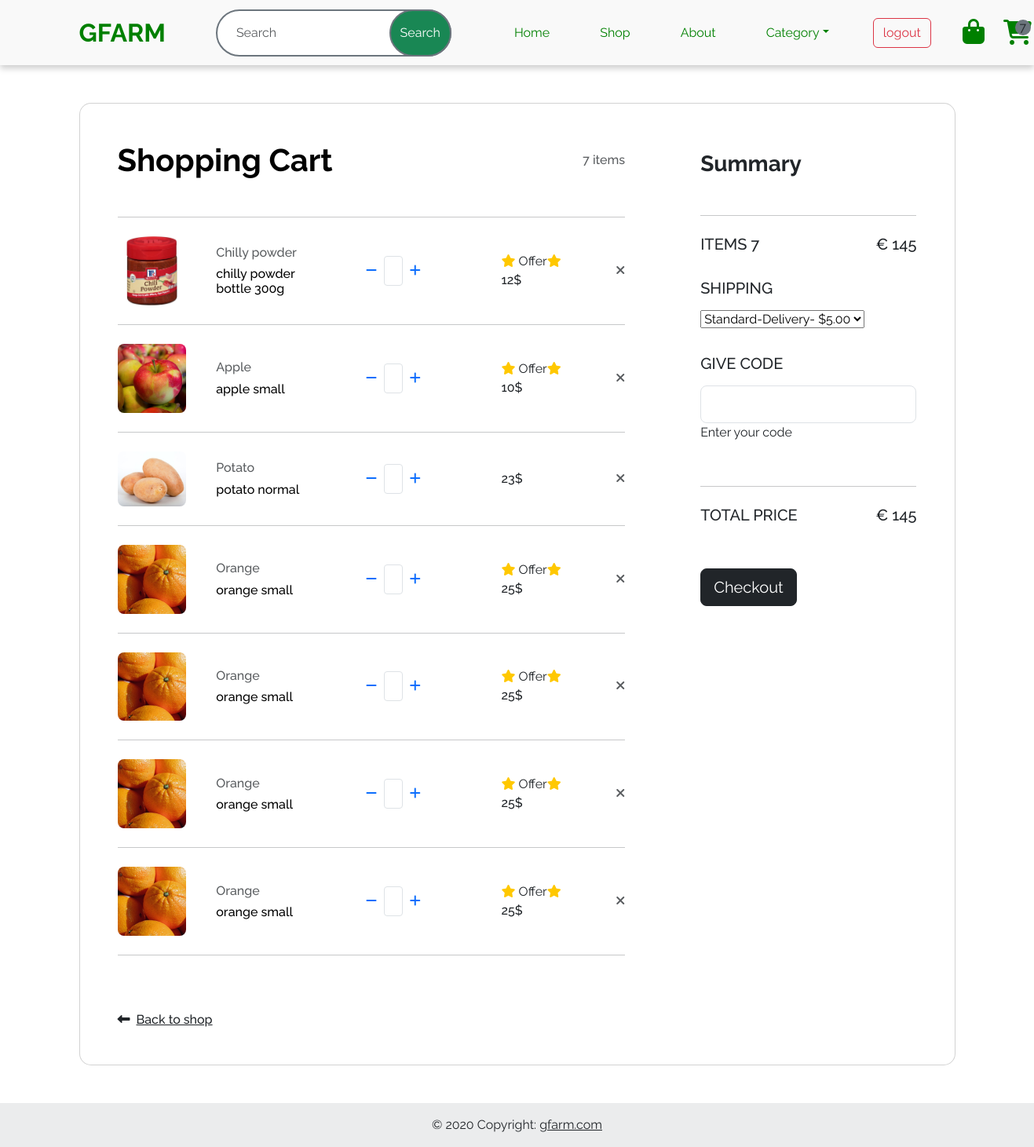
Page /user/cart/ (signed in) on the committed database.
### account/models.py (models this page shows, shortened)
class Cart(models.Model):
    products = models.ForeignKey(Products,on_delete=models.CASCADE,related_name='prod')
    date=models.DateField(auto_now_add=True)
    user = models.ForeignKey(User,on_delete=models.CASCADE)
    status = models.CharField(max_length=100,default='added')

class Products(models.Model):
    title = models.CharField(max_length=50)
    description = models.CharField(max_length=50)
    price = models.IntegerField()
    image = models.ImageField(upload_to='product_images')
    options=(
        ('Vegetables','Vegetables'),
        ('Fruits','Fruits'),
        ('Diary','Diary'),
        ('Spices','Spices'),
    )
    category = models.CharField(max_length=100,choices = options)
    stock = models.IntegerField()
    is_offer = models.BooleanField(default=False,null=True)
    offer_price = models.IntegerField(null=True)

### user/views.py (the view)
# urls.py: path('cart/', views.CartlistView.as_view(),name='cart'),
@method_decorator(dec,name='dispatch')
class CartlistView(ListView):
    template_name="cart.html"
    queryset=Cart.objects.all()
    context_object_name="cart"
    def get_context_data(self, **kwargs: Any) -> dict[str, Any]:
        res = super().get_context_data(**kwargs)
        total = 0
        for i in res['cart']:
            if i.products.is_offer:
                total += i.products.offer_price
            else:
                total += i.products.price
        res['total'] = total
        return res
    def get_queryset(self):
        res=super().get_queryset()
        res=res.filter(user=self.request.user)
        return res

### account/views.py (called while the page is built)
def signin_required(func):
    def inner(request,**kwargs):
        if request.user.is_authenticated:
            return func(request,**kwargs)
        else:
            messages.error(request,'Login required')
            return redirect('login')
    return inner

### user/context_processor.py (called while the page is built)
def cart_count(request):
    if request.user.is_authenticated:
        count = Cart.objects.filter(user = request.user).count()
        return {'count':count}
    else:
        return {'count':0}

### user/templates/cart.html (shortened to what this page needs)
{% extends "landing.html" %}
{% block main %}
<section class="h-100 h-custom">
    <div class="container py-5 h-100">
      <div class="row d-flex justify-content-center align-items-center h-100">
        <div class="col-12">
          <div class="card card-registration card-registration-2" style="border-radius: 15px;">
            <div class="card-body p-0">
              <div class="row g-0">
                <div class="col-lg-8">
                  <div class="p-5">
                    <div class="d-flex justify-content-between align-items-center mb-5">
                      <h1 class="fw-bold mb-0 text-black">Shopping Cart</h1>
                      <h6 class="mb-0 text-muted">{{count}} items</h6>
                    </div>
                    <hr class="my-4">
                    {% for cart_item in cart %}
                    {% if cart_item.status == 'added' %}
                    <div class="row mb-4 d-flex justify-content-between align-items-center">
                      <div class="col-md-2 col-lg-2 col-xl-2">
                        <img
                          src="{{cart_item.products.image.url}}"
                          class="img-fluid rounded-3" alt="Cotton T-shirt">
                      </div>
                      <div class="col-md-3 col-lg-3 col-xl-3">
                        <h6 class="text-muted">{{cart_item.products.title}}</h6>
                        <h6 class="text-black mb-0">{{cart_item.products.description}}</h6>
                      </div>
                      <div class="col-md-3 col-lg-3 col-xl-2 d-flex">
                        <button class="btn btn-link px-2"
                          onclick="this.parentNode.querySelector('input[type=number]').stepDown()">
                          <i class="fas fa-minus"></i>
                        </button>
                        <input id="form1" min="0" name="quantity" value="1" type="number"
                          class="form-control form-control-sm" />
                        <button class="btn btn-link px-2"
                          onclick="this.parentNode.querySelector('input[type=number]').stepUp()">
                          <i class="fas fa-plus"></i>
                        </button>
                      </div>
                      {% if cart_item.products.is_offer %}
                      <div class="col-md-3 col-lg-2 col-xl-2 offset-lg-1">
                        <i class="fa-solid fa-star" style="color: #ffc800;"></i>
                        <p class="d-inline">Offer</p><i class="fa-solid fa-star" style="color: #ffc800;"></i>
                        <h6 class="mb-0 d-inline">{{cart_item.products.offer_price}}$</h6>
                      </div>
                      {% else %}
                      <div class="col-md-3 col-lg-2 col-xl-2 offset-lg-1">
                        <h6 class="mb-0">{{cart_item.products.price}}$</h6>
                      </div>
                      {% endif %}
                      <div class="col-md-1 col-lg-1 col-xl-1 text-end">
                        <a href="{% url 'cdelt' cart_item.id %}" class="text-muted"><i class="fas fa-times"></i></a>
                      </div>
                    </div>
                    <hr class="my-4">
                    {% endif %}
                    {% endfor %}
                    <div class="pt-5">
                      <h6 class="mb-0"><a href="{% url 'userhome' %}" class="text-body"><i
                            class="fas fa-long-arrow-alt-left me-2"></i>Back to shop</a></h6>
                    </div>
                  </div>
                </div>
                <div class="col-lg-4 bg-grey">
                  <div class="p-5">
                    <h3 class="fw-bold mb-5 mt-2 pt-1">Summary</h3>
                    <hr class="my-4">
                    <div class="d-flex justify-content-between mb-4">
                      <h5 class="text-uppercase">items {{count}}</h5>
                      <h5>€ {{total}}</h5>
                    </div>
                    <h5 class="text-uppercase mb-3">Shipping</h5>
                    <div class="mb-4 pb-2">
                      <select class="select">
                        <option value="1">Standard-Delivery- $5.00</option>
                      </select>
                    </div>
                    <h5 class="text-uppercase mb-3">Give code</h5>
                    <div class="mb-5">
                      <div class="form-outline">
                        <input type="text" id="form3Examplea2" class="form-control form-control-lg" />
                        <label class="form-label" for="form3Examplea2">Enter your code</label>
                      </div>
                    </div>
                    <hr class="my-4">
                    <div class="d-flex justify-content-between mb-5">
                      <h5 class="text-uppercase">Total price</h5>
                      <h5>€ {{total}}</h5>
                    </div>
                    <a href="{% url 'checkout' %}" class="btn btn-dark btn-block btn-lg"
                      data-mdb-ripple-color="dark">Checkout</a>
                  </div>
                </div>
              </div>
            </div>
          </div>
        </div>
      </div>
    </div>
  </section>
{% endblock main %}

### static/css/style.css (style rules this page uses)
* { font-family: 'Raleway',sans-serif; }

### rows in the picture
Cart: products.image (picture), products "Chilly powder", products.description "chilly powder bottle 300g", products.offer_price "12"
Cart: products.image (picture), products "Apple", products.description "apple small", products.offer_price "10"
Cart: products.image (picture), products "Potato", products.description "potato normal", products.price "23"
Cart: products.image (picture), products "Orange", products.description "orange small", products.offer_price "25"
Cart: products.image (picture), products "Orange", products.description "orange small", products.offer_price "25"
Cart: products.image (picture), products "Orange", products.description "orange small", products.offer_price "25"
Cart: products.image (picture), products "Orange", products.description "orange small", products.offer_price "25"

### other values in the picture
{{ count }} "7"
{{ total }} "145"
